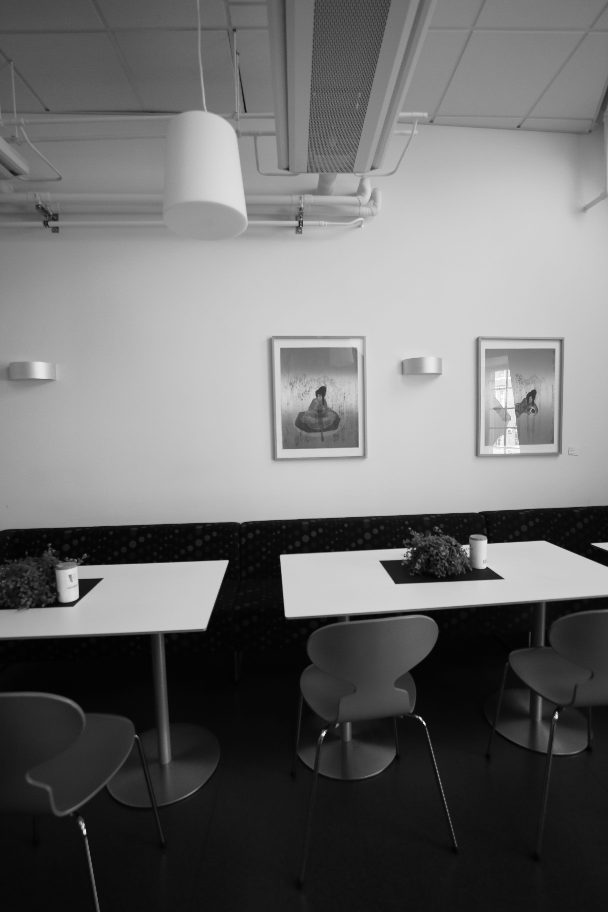
#> input picture input1.png, 608 x 912 px
$ python main.py 3 input1.png input2.png input2.png out.png   (Python 2 division)
#> lines starting #> are read from the running program, lines starting #| are printed output that depends on the picture; after the words box and inside, x2 and y2 are one past the last pixel; in counts of white or black regions, pixels touching at a corner belong together
#> further down, input_image1 is the input picture: shape (912, 608); min 0, max 255, mean 109.7
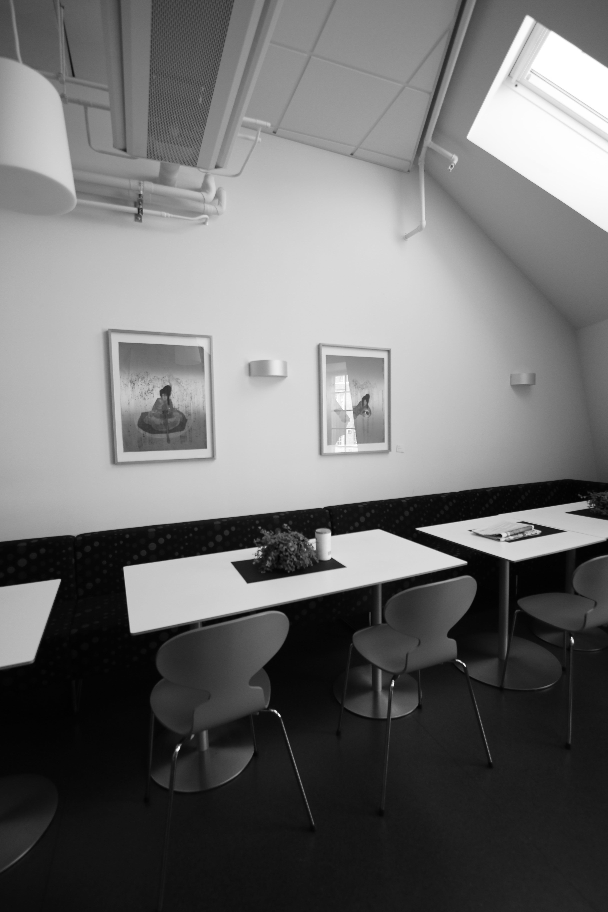
#> input picture input2.png, 608 x 912 px
#> further down, input_image2 is the input picture: shape (912, 608); min 1, max 255, mean 111.1
# Instructions:
# Do not change the output file names, use the helper functions as you see fit

import os
import sys
import cv2
import numpy as np
import matplotlib.pyplot as plt
import math

# [13 lines left out: function help_message, not called in this run]

'''
Detect, extract and match features between img1 and img2.
Using SIFT as the detector/extractor, but this is inconsequential to the user.

Returns: (pts1, pts2), where ptsN are points on image N.
    The lists are "aligned", i.e. point i in pts1 matches with point i in pts2.

Usage example:
    im1 = cv2.imread("image1.jpg", 0)
    im2 = cv2.imread("image2.jpg", 0)
    (pts1, pts2) = feature_matching(im1, im2)

    plt.subplot(121)
    plt.imshow(im1)
    plt.scatter(pts1[:,:,0],pts1[:,:,1], 0.5, c='r', marker='x')
    plt.subplot(122)
    plt.imshow(im2)
    plt.scatter(pts1[:,:,0],pts1[:,:,1], 0.5, c='r', marker='x')
'''
def feature_matching(img1, img2, savefig=False):
    # Initiate SIFT detector
#> called with savefig = False
    sift = cv2.xfeatures2d.SIFT_create()
    # find the keypoints and descriptors with SIFT
    kp1, des1 = sift.detectAndCompute(img1,None)
#> kp1 = 470 keypoints; strongest (x, y, size): (178, 749, 2.9), (393, 684, 2.1), (275, 711, 1.9), (572, 640, 2.5)
    kp2, des2 = sift.detectAndCompute(img2,None)
#> kp2 = 668 keypoints; strongest (x, y, size): (829, 525, 396.5), (823, 934, 2.8), (1104, 746, 5.5), (1056, 916, 2.8)
    # FLANN parameters
    FLANN_INDEX_KDTREE = 1
    index_params = dict(algorithm = FLANN_INDEX_KDTREE, trees = 5)
    search_params = dict(checks=50)   # or pass empty dictionary
    flann = cv2.FlannBasedMatcher(index_params,search_params)
    matches2to1 = flann.knnMatch(des2,des1,k=2)
#> matches2to1 = 668 matches

    matchesMask_ratio = [[0,0] for i in xrange(len(matches2to1))]
#> matchesMask_ratio = 668 pairs, first value 0 to 0, second value 0 to 0
    match_dict = {}
    for i,(m,n) in enumerate(matches2to1):
        if m.distance < 0.7*n.distance:
            matchesMask_ratio[i]=[1,0]
            match_dict[m.trainIdx] = m.queryIdx
#> after the loop, match_dict = 221 items; matchesMask_ratio = 668 pairs, first value 0 to 1, second value 0 to 0

    good = []
    recip_matches = flann.knnMatch(des1,des2,k=2)
#> recip_matches = 470 matches
    matchesMask_ratio_recip = [[0,0] for i in xrange(len(recip_matches))]
#> matchesMask_ratio_recip = 470 pairs, first value 0 to 0, second value 0 to 0

    for i,(m,n) in enumerate(recip_matches):
        if m.distance < 0.7*n.distance: # ratio
            if m.queryIdx in match_dict and match_dict[m.queryIdx] == m.trainIdx: #reciprocal
                good.append(m)
                matchesMask_ratio_recip[i]=[1,0]
#> after the loop, good = 198 matches; matchesMask_ratio_recip = 470 pairs, first value 0 to 1, second value 0 to 0


    if savefig:
        draw_params = dict(matchColor = (0,255,0),
                           singlePointColor = (255,0,0),
                           matchesMask = matchesMask_ratio_recip,
                           flags = 0)
        img3 = cv2.drawMatchesKnn(img1,kp1,img2,kp2,recip_matches,None,**draw_params)

        plt.figure(),plt.xticks([]),plt.yticks([])
        plt.imshow(img3,)
        plt.savefig("feature_matching.png",bbox_inches='tight')

    return ([ kp1[m.queryIdx].pt for m in good ],[ kp2[m.trainIdx].pt for m in good ])

'''
Warp an image from cartesian coordinates (x, y) into cylindrical coordinates (theta, h)
Returns: (image, mask)
Mask is [0,255], and has 255s wherever the cylindrical images has a valid value.
Masks are useful for stitching

Usage example:

    im = cv2.imread("myimage.jpg",0) #grayscale
    h,w = im.shape
    f = 700
    K = np.array([[f, 0, w/2], [0, f, h/2], [0, 0, 1]]) # mock calibration matrix
    imcyl = cylindricalWarpImage(im, K)
'''
# [36 lines left out: function cylindricalWarpImage, not called in this run]

'''
Calculate the geometric transform (only affine or homography) between two images,
based on feature matching and alignment with a robust estimator (RANSAC).

Returns: (M, pts1, pts2, mask)
Where: M    is the 3x3 transform matrix
       pts1 are the matched feature points in image 1
       pts2 are the matched feature points in image 2
       mask is a binary mask over the lists of points that selects the transformation inliers

Usage example:
    im1 = cv2.imread("image1.jpg", 0)
    im2 = cv2.imread("image2.jpg", 0)
    (M, pts1, pts2, mask) = getTransform(im1, im2)

    # for example: transform im1 to im2's plane
    # first, make some room around im2
    im2 = cv2.copyMakeBorder(im2,200,200,500,500, cv2.BORDER_CONSTANT)
    # then transform im1 with the 3x3 transformation matrix
    out = cv2.warpPerspective(im1, M, (im1.shape[1],im2.shape[0]), dst=im2.copy(), borderMode=cv2.BORDER_TRANSPARENT)

    plt.imshow(out, cmap='gray')
    plt.show()
'''
def getTransform(src, dst, method='affine'):
    pts1,pts2 = feature_matching(src,dst)
#> pts1 = 198 pairs, first value 54.49 to 419, second value 77.63 to 760.4; pts2 = 198 pairs, first value 674.4 to 1088.1, second value 314.2 to 959.8

    src_pts = np.float32(pts1).reshape(-1,1,2)
#> src_pts = 198 rows, first 8: [54.49, 77.63], [55.13, 577.4], [62.21, 96.28], [74.96, 167.4], [76.41, 181.1], [86, 105], [88.76, 566.7], [106.5, 335.5]
    dst_pts = np.float32(pts2).reshape(-1,1,2)
#> dst_pts = 198 rows, first 8: [730.9, 317.3], [724.1, 758.4], [736.9, 331.7], [746.9, 392.8], [748.1, 404.9], [755.1, 334.7], [752.1, 751], [770.2, 542.1]

    if method == 'affine':
        M, mask = cv2.estimateAffine2D(src_pts, dst_pts, cv2.RANSAC, ransacReprojThreshold=5.0)

    if method == 'homography':
        M, mask = cv2.findHomography(src_pts, dst_pts, cv2.RANSAC, 5.0)
#> M = [[0.298, -0.00302, 691.8], [-0.394, 0.869, 259.2], [-0.00063, 1.52e-05, 1]]; mask = 198 values, max 1 at index 0, min 0 at index 59, mean 0.97

    matchesMask = mask.ravel().tolist()
#> matchesMask has the same summary as mask

    return (M, pts1, pts2, mask)

# ===================================================
# ================ Perspective Warping ==============
# ===================================================
# [22 lines left out: function Perspective_warping, not called in this run]

def Laplacian_perspective_warping(img1, img2, img3):

    output_name = sys.argv[5] + "output_homography_lpb.png"

    # Add padding to allow space around the center image to paste other images.
    img1 = cv2.copyMakeBorder(img1,200,200,500,500, cv2.BORDER_CONSTANT)

    # Calculate homography transformation for img2 to img1.
    (M21, pts221, pts121, mask21) = getTransform(img2,img1, 'homography')
#> M21 has the same summary as M in getTransform; pts221 has the same summary as pts1 in getTransform; pts121 has the same summary as pts2 in getTransform; mask21 has the same summary as mask in getTransform

    # Transformed image of img1 and img2 using homography.
    tranformedImage2 = cv2.warpPerspective(img2, M21, (img1.shape[1],img1.shape[0]), dst=img1.copy(),borderMode=cv2.BORDER_TRANSPARENT)
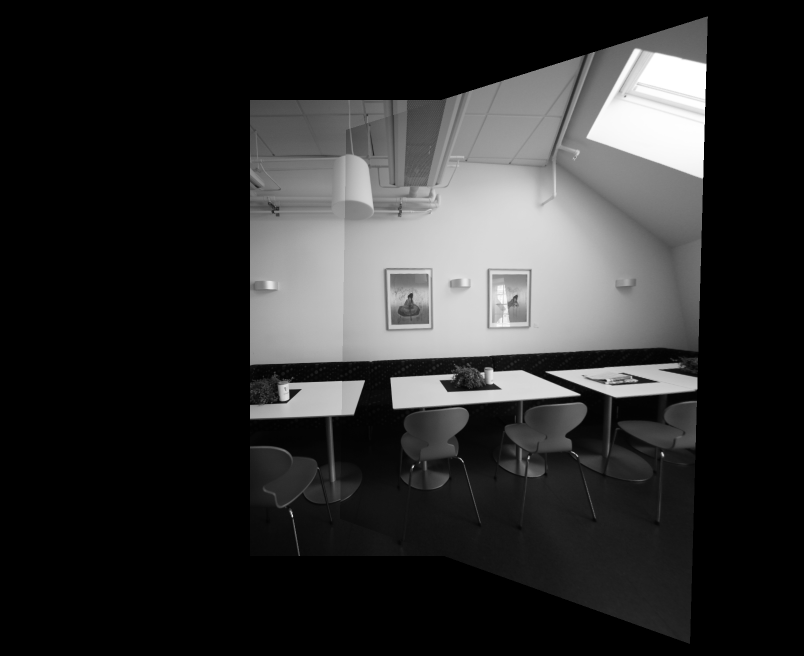
#> tranformedImage2: shape (1312, 1608) (shown at 1/2 size); min 0, max 255, mean 46.6

    # Calculate homography transformation for img3 to img1.
    (M31, pts231, pts131, mask31) = getTransform(img3,img1, 'homography')
#> after the loop in feature_matching (call 2), `for i,(m,n) in enumerate(recip_matches):`: good = 197 matches; matchesMask_ratio_recip = 470 pairs, first value 0 to 1, second value 0 to 0
#> in getTransform (call 2), `src_pts = np.float32(pts1).reshape(-1,1,2)`: src_pts = 197 rows, first 8: [54.49, 77.63], [55.13, 577.4], [62.21, 96.28], [74.96, 167.4], [76.41, 181.1], [86, 105], [106.5, 335.5], [117.9, 197.3]
#> in getTransform (call 2), `dst_pts = np.float32(pts2).reshape(-1,1,2)`: dst_pts = 197 rows, first 8: [730.9, 317.3], [724.1, 758.4], [736.9, 331.7], [746.9, 392.8], [748.1, 404.9], [755.1, 334.7], [770.2, 542.1], [781, 413.8]
#> M31 = [[0.301, -0.00578, 691.7], [-0.393, 0.867, 259.4], [-0.000628, 1.31e-05, 1]]; pts231 = 197 pairs, first value 54.49 to 419, second value 77.63 to 760.4; pts131 = 197 pairs, first value 674.4 to 1088.1, second value 314.2 to 959.8; mask31 = 197 values, max 1 at index 0, min 0 at index 59, mean 0.97
    tranformedImage3 = cv2.warpPerspective(img3, M31, (img1.shape[1],img1.shape[0]), dst=img1.copy(),borderMode=cv2.BORDER_TRANSPARENT)

    # Combine both transformed images
    # Pass tranformedImage3 as first and tranformedImage2 as second parameter in function because
    # laplacian function blend by taking first half of first image and second hafl of second image.
    output_image = Laplacian_blending(tranformedImage3, tranformedImage2)

    cv2.imwrite(output_name, output_image)

    return True

def Laplacian_blending(img1, img2):

    levels = 3
    # generating Gaussian pyramids for both images
    gpImg1 = [img1.astype('float32')]
    gpImg2 = [img2.astype('float32')]
    for i in xrange(levels):
        img1 = cv2.pyrDown(img1)   # Downsampling using Gaussian filter
        gpImg1.append(img1.astype('float32'))
        img2 = cv2.pyrDown(img2)
        gpImg2.append(img2.astype('float32'))
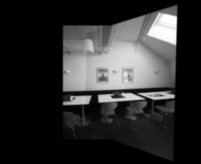
#> img1: shape (164, 201); min 0, max 255, mean 46.6
#> after the loop, gpImg1 = 4 items; gpImg2 = 4 items

    # Generating Laplacin pyramids for both images
    lpImg1 = [gpImg1[levels]]
    lpImg2 = [gpImg2[levels]]

    for i in xrange(levels,0,-1):
        # Upsampling and subtracting from upper level Gaussian pyramid image to get Laplacin pyramid image
        tmp = cv2.pyrUp(gpImg1[i]).astype('float32')
        tmp = cv2.resize(tmp, (gpImg1[i-1].shape[1],gpImg1[i-1].shape[0]))
        lpImg1.append(np.subtract(gpImg1[i-1],tmp))

        tmp = cv2.pyrUp(gpImg2[i]).astype('float32')
        tmp = cv2.resize(tmp, (gpImg2[i-1].shape[1],gpImg2[i-1].shape[0]))
        lpImg2.append(np.subtract(gpImg2[i-1],tmp))
#> this loop made 3 passes
#> pass 1, in Laplacian_blending, `tmp = cv2.pyrUp(gpImg2[i]).astype('float32')`:
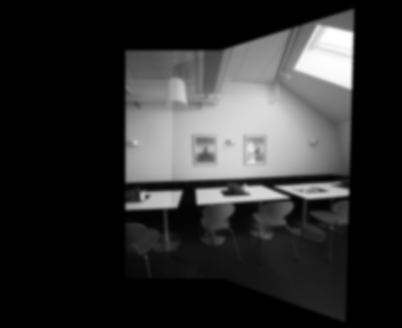
#> tmp: shape (328, 402) float32; min 0, max 255, mean 46.6
#> after the loop, lpImg1 = 4 items; lpImg2 = 4 items

    laplacianList = []
    for lImg1,lImg2 in zip(lpImg1,lpImg2):
        rows,cols = lImg1.shape
        # Merging first and second half of first and second images respectively at each level in pyramid
        mask1 = np.zeros(lImg1.shape)
        mask2 = np.zeros(lImg2.shape)
        mask1[:, 0:cols/ 2] = 1
        mask2[:, cols / 2:] = 1

        tmp1 = np.multiply(lImg1, mask1.astype('float32'))
        tmp2 = np.multiply(lImg2, mask2.astype('float32'))
        tmp = np.add(tmp1, tmp2)

        laplacianList.append(tmp)
#> this loop made 4 passes
#> (rows, cols) on passes 1 to 4: (164, 201), (328, 402), (656, 804), (1312, 1608)
#> pass 1, in Laplacian_blending, `tmp2 = np.multiply(lImg2, mask2.astype('float32'))`:
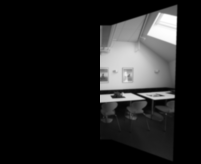
#> tmp2: shape (164, 201) float32; min 0, max 255, mean 33.9
#> after the loop:
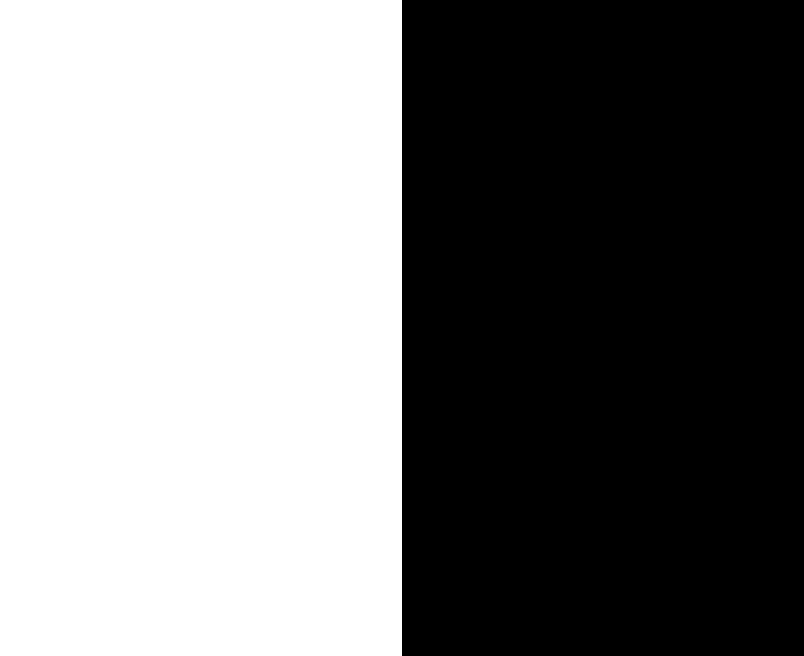
#> mask1: shape (1312, 1608) float64 (shown at 1/2 size); values 0 (black) and 1 (white), 50% white; 1 white region, box (x1, y1, x2, y2) and area: (0, 0, 804, 1312) 1054848
#> after the loop: mask2: shape (1312, 1608) float64; values 0 (black) and 1 (white), 50% white; 1 white region, box (x1, y1, x2, y2) and area: (804, 0, 1608, 1312) 1054848
#> after the loop:
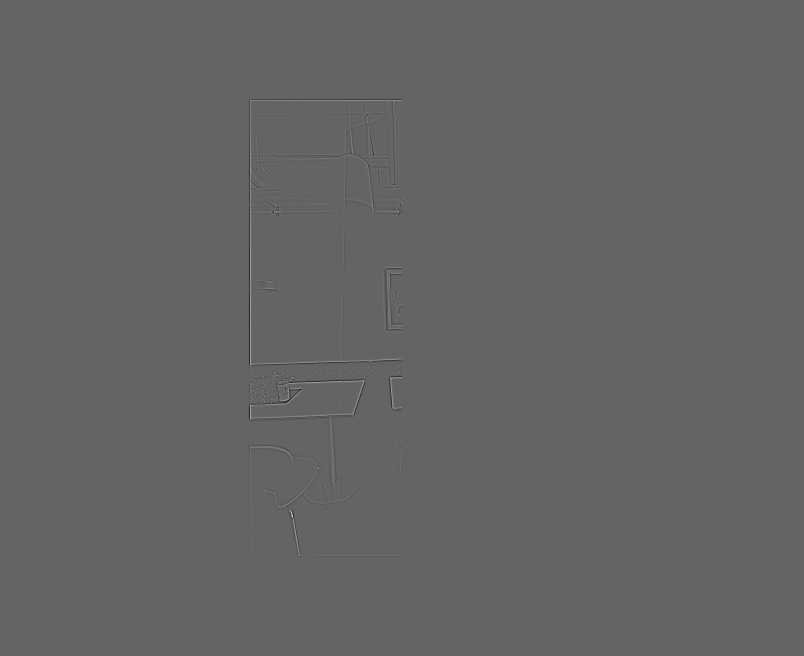
#> tmp1: shape (1312, 1608) float32 (shown at 1/2 size); min -68, max 105.2, mean 0; drawn with min black and max white
#> after the loop, laplacianList = 4 items

    img_out = laplacianList[0]
    for i in xrange(1,levels+1):
        img_out = cv2.pyrUp(img_out)   # Upsampling the image and merging with higher resolution level image
        img_out = cv2.resize(img_out, (laplacianList[i].shape[1],laplacianList[i].shape[0]))
        img_out = np.add(img_out, laplacianList[i])

    np.clip(img_out, 0, 255, out=img_out)
    return img_out.astype('uint8')

# ===================================================
# =============== Cynlindrical Warping ==============
# ===================================================

# Stich two images using a mask. Copy warpedImage in baseImage only if value in mask is 255.
# [86 lines left out: functions Stitch_images, Cylindrical_warping, Laplacian_cylindrical_warping, not called in this run]


if __name__ == '__main__':
   question_number = -1

   # Validate the input arguments
   if (len(sys.argv) != 6):
      help_message()
      sys.exit()
   else:
       question_number = int(sys.argv[1])
       if (question_number > 4 or question_number < 1):
          print("Input parameters out of bound ...")
          sys.exit()

   input_image1 = cv2.imread(sys.argv[2], 0)
   input_image2 = cv2.imread(sys.argv[3], 0)
   input_image3 = cv2.imread(sys.argv[4], 0)

   function_launch = {
   1 : Perspective_warping,
   2 : Cylindrical_warping,
   3 : Laplacian_perspective_warping,
   4 : Laplacian_cylindrical_warping,
   }

   # Call the function
   function_launch[question_number](input_image1, input_image2, input_image3)
